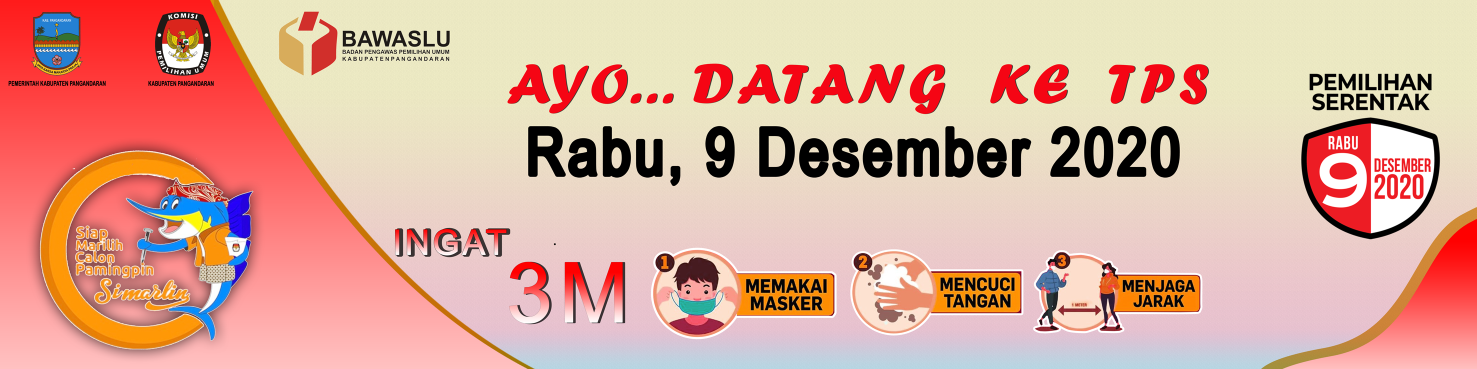
#> input picture assets/images/18112020142133.png, 2953 x 738 px (shown at 1/2 size); its folder holds only this picture in this run
$ python -i main.py   (imports and definitions only)
#> lines starting #> are read from the running program, lines starting #| are printed output that depends on the picture
### utils.py
import streamlit as st
import base64
import os
from streamlit.components.v1 import html

from PATHS import NAVBAR_PATHS


def inject_custom_css():
    with open(os.path.join(os.path.dirname(__file__),'assets','styles.css')) as f:
        st.markdown(f'<style>{f.read()}</style>', unsafe_allow_html=True)


def get_current_route():
    try:
        return st.experimental_get_query_params()['nav'][0]
    except:
        return None

def set_current_route(a):
    route = a

# [53 lines left out: function navbar_component, not called in this run]

### main.py
import streamlit as st
import utils as utl
import os
from PIL import Image
import pandas as pd
import numpy as np

# from views import home,about,results,voting,profile,register

# [4 lines not run here, left out]

# [1 line that did not run here, left out]
# [1 line that did not run here, left out]
# [1 line that did not run here, left out]

# [1 line not run here, left out]
# [15 lines left out: function main, not called in this run]

def navigation(i):
    global nama
    route = utl.get_current_route()
    if route == "home":
        home()
    elif route == "about":
        about()
    elif route == "voting":
        voting()
    elif route == "results":
        results()
    elif route == "profile":
        profile()
    elif route == None:
        if i == 0:
            nama = register()
            i+=1
        else:
            home()

# [221 lines left out: functions register, home, about, voting, results, profile, not called in this run]


# [1 line not run here, left out]

>>> import cv2
>>> picture = cv2.imread('assets/images/18112020142133.png', cv2.IMREAD_GRAYSCALE)
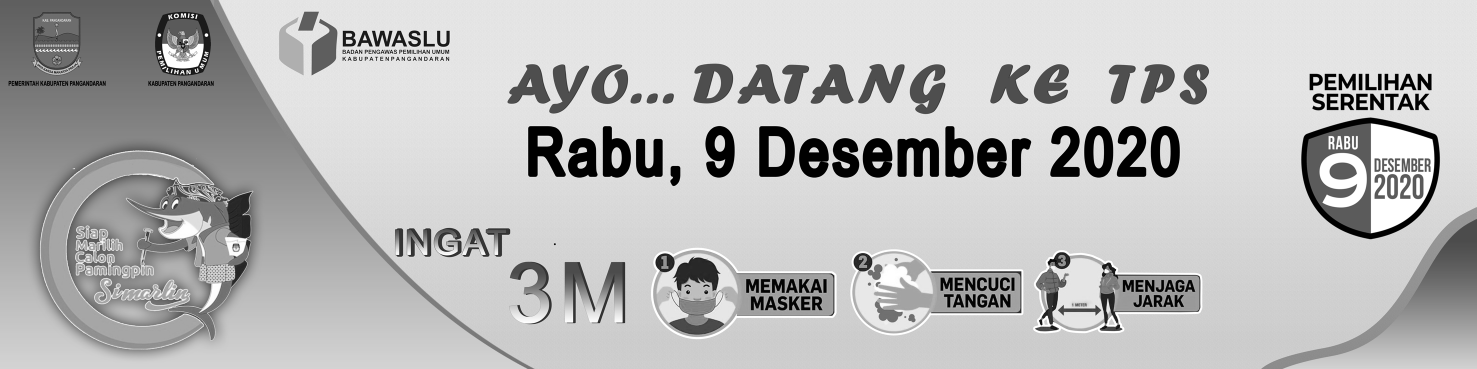
#> picture: shape (738, 2953) (shown at 1/2 size); min 0, max 255, mean 185.1
#> (the run stopped early here; a loop or call above may not have finished)
